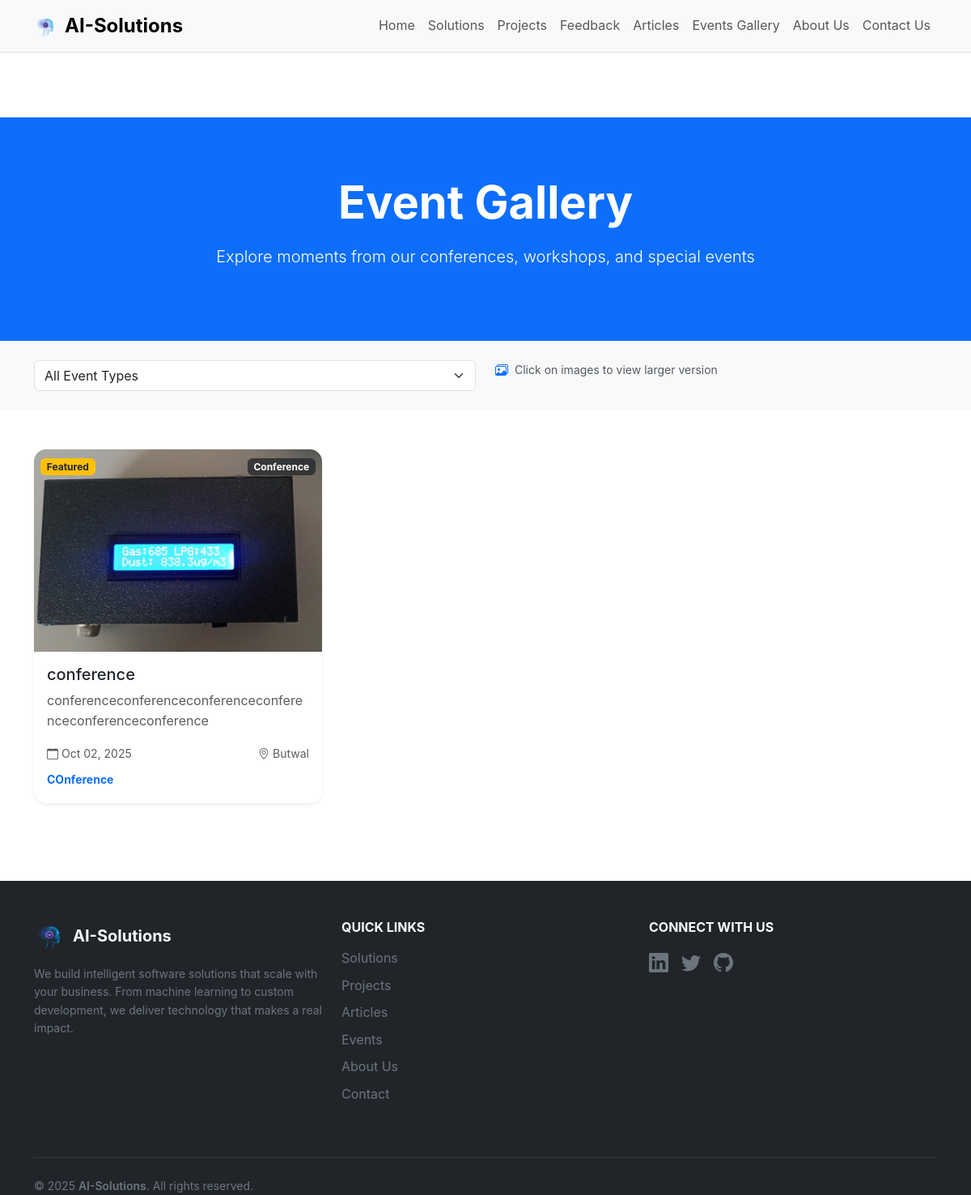
Page /gallery/ on the committed database.
### core/models.py (models this page shows, shortened)
class GalleryItem(models.Model):
    CATEGORY_CHOICES = [
        ('conference', 'Conference'),
        ('product_launch', 'Product Launch'),
        ('workshop', 'Workshop'),
        ('symposium', 'Symposium'),
        ('team_event', 'Team Event'),
        ('demo', 'Demo'),
        ('tour', 'Tour'),
        ('award', 'Award'),
        ('partnership', 'Partnership'),
    ]
    title = models.CharField(max_length=200)
    description = HTMLField()
    image = models.ImageField(upload_to='gallery/')
    category = models.CharField(max_length=20, choices=CATEGORY_CHOICES)
    event_date = models.DateField()
    location = models.CharField(max_length=200)
    event_name = models.CharField(max_length=200)
    is_featured = models.BooleanField(default=False)
    order = models.PositiveIntegerField(default=0)
    created_at = models.DateTimeField(auto_now_add=True)
    updated_at = models.DateTimeField(auto_now=True)
    uploaded_by = models.ForeignKey(settings.AUTH_USER_MODEL, on_delete=models.SET_NULL, null=True)
    class Meta:
        ordering = ['-event_date', 'order']

### core/views.py (the view)
# urls.py: path('gallery/', views.gallery, name='gallery'),
def gallery(request):
    if request.method == 'POST':
        form = GalleryItemForm(request.POST, request.FILES)
        if form.is_valid():
            gallery_item = form.save(commit=False)
            gallery_item.uploaded_by = request.user
            if hasattr(gallery_item, 'is_active') and gallery_item.is_active is None:
                gallery_item.is_active = True
            gallery_item.save()
            messages.success(request, "Gallery item added successfully!")
            return redirect('core:gallery')
    else:
        form = GalleryItemForm()
    category = request.GET.get('category', '')  # filter by category if given
    queryset = GalleryItem.objects.all()
    if category:
        queryset = queryset.filter(category=category)
    gallery_items = queryset.order_by('-event_date', 'order')
    categories = GalleryItem.CATEGORY_CHOICES
    paginator = Paginator(gallery_items, 9)
    page_number = request.GET.get('page')
    page_obj = paginator.get_page(page_number)
    context = {
        'gallery_items': gallery_items,
        'page_obj': page_obj,
        'categories': categories,
        'selected_category': category,
        'settings': SiteSettings.load(),
        'form': form,  # for frontend add-gallery form
    }
    return render(request, 'frontend/gallery.html', context)

### core/forms.py
class GalleryItemForm(forms.ModelForm):
    class Meta:
        model = GalleryItem
        fields = ['title', 'description', 'image', 'category', 'event_date', 'location', 'event_name', 'is_featured']
        widgets = {
            'title': forms.TextInput(attrs={'class': 'form-control'}),
            'description': forms.Textarea(attrs={'class': 'form-control'}),
            'image': forms.ClearableFileInput(attrs={'class': 'form-control', 'accept': 'image/*'}),
            'category': forms.Select(attrs={'class': 'form-select'}),
            'event_date': forms.DateInput(attrs={'class': 'form-control', 'type': 'date'}),
            'location': forms.TextInput(attrs={'class': 'form-control'}),
            'event_name': forms.TextInput(attrs={'class': 'form-control'}),
            'is_featured': forms.CheckboxInput(),
        }
    def __init__(self, *args, **kwargs):
        super().__init__(*args, **kwargs)
        self.helper = FormHelper()
        self.helper.layout = Layout(
            'title', 'description', 'image', 'category', 'event_date', 'location', 'event_name', 'is_featured',
            Submit('submit', 'Save Gallery Item', css_class='btn btn-primary')
        )

### core/context_processors.py (called while the page is built, shortened)
def site_settings(request):
    return {
        'settings': SiteSettings.load()
    }

def admin_notifications(request):
    return {}

### core/models.py (called while the page is built)
    @classmethod
    def load(cls):
        return cls.objects.first()

### templates/frontend/gallery.html (shortened to what this page needs)
{% extends 'base.html' %}
{% load static %}
{% block content %}
<section class="bg-primary text-white py-5" style="margin-top: 80px;">
    <div class="container py-4">
        <div class="row">
            <div class="col-lg-8 mx-auto text-center">
                <h1 class="display-4 fw-bold mb-3">Event Gallery</h1>
                <p class="lead">Explore moments from our conferences, workshops, and special events</p>
            </div>
        </div>
    </div>
</section>
<section class="py-4 bg-light">
    <div class="container">
        <div class="row">
            <div class="col-lg-6">
                <select class="form-select" onchange="filterByCategory(this.value)">
                    <option value="">All Event Types</option>
                </select>
            </div>
            <div class="col-lg-6">
                <div class="d-flex align-items-center">
                    <i class="bi bi-images text-primary me-2"></i>
                    <small class="text-muted">Click on images to view larger version</small>
                </div>
            </div>
        </div>
    </div>
</section>
<section class="py-5">
    <div class="container">
        {% if gallery_items %}
        <div class="row g-4">
            {% for item in gallery_items %}
            <div class="col-lg-4 col-md-6">
                <div class="card shadow-sm border-0 h-100 gallery-item" data-bs-toggle="modal" data-bs-target="#galleryModal"
                     onclick="showGalleryItem({{ item.id }})">
                    <div class="position-relative overflow-hidden">
                        {% if item.image %}
                        <img src="{{ item.image.url }}" class="card-img-top gallery-image" alt="{{ item.title }}"
                             style="height: 250px; object-fit: cover; transition: transform 0.3s;">
                        {% else %}
                        <div class="card-img-top bg-gradient-primary d-flex align-items-center justify-content-center"
                             style="height: 250px;">
                            <i class="bi bi-image text-white" style="font-size: 3rem;"></i>
                        </div>
                        {% endif %}
                        <div class="position-absolute top-0 end-0 m-2">
                            <span class="badge bg-dark bg-opacity-75">{{ item.get_category_display }}</span>
                        </div>
                        {% if item.is_featured %}
                        <div class="position-absolute top-0 start-0 m-2">
                            <span class="badge bg-warning text-dark">Featured</span>
                        </div>
                        {% endif %}
                    </div>
                    <div class="card-body">
                        <h5 class="card-title">{{ item.title }}</h5>
                        <p class="card-text text-muted">{{ item.description|truncatewords:15 }}</p>
                        <div class="d-flex justify-content-between align-items-center">
                            <small class="text-muted">
                                <i class="bi bi-calendar me-1"></i>{{ item.event_date|date:"M d, Y" }}
                            </small>
                            <small class="text-muted">
                                <i class="bi bi-geo-alt me-1"></i>{{ item.location|truncatechars:15 }}
                            </small>
                        </div>
                        <div class="mt-2">
                            <small class="text-primary fw-bold">{{ item.event_name }}</small>
                        </div>
                    </div>
                </div>
            </div>
            {% endfor %}
        </div>
        {% else %}
        <div class="text-center py-5">
            <i class="bi bi-images text-muted" style="font-size: 4rem;"></i>
            <h3 class="mt-3">No Gallery Items Found</h3>
            <p class="text-muted">There are no gallery items available at the moment.</p>
        </div>
        {% endif %}
    </div>
</section>
{% endblock %}

### static/css/main.css (style rules this page uses)
:root { --primary-color: #007bff; --secondary-color: #6c757d; --success-color: #28a745; --danger-color: #dc3545; --warning-color: #ffc107; --info-color: #17a2b8; --light-color: #f8f9fa; --dark-color: #343a40; --gradient-primary: linear-gradient(135deg, #667eea 0%, #764ba2 100%); --gradient-secondary: linear-gradient(135deg, #f093fb 0%, #f5576c 100%); }
body { font-family: 'Inter', -apple-system, BlinkMacSystemFont, 'Segoe UI', Roboto, sans-serif; line-height: 1.6; color: var(--dark-color); }
.gallery-item { border-radius: 15px; overflow: hidden; transition: transform 0.3s ease; }

### templates/frontend/gallery.html (style rules this page uses)
.gallery-item { cursor: pointer; transition: transform 0.3s, box-shadow 0.3s; }
.gallery-item .card-body { transition: background-color 0.3s; }

### rows in the picture
GalleryItem: image (picture), category "Conference", is_featured "Featured", title "conference", description "conferenceconferenceconferenceconferenceconferenceconference", event_date "Oct 02, 2025", location "Butwal", event_name "COnference"
